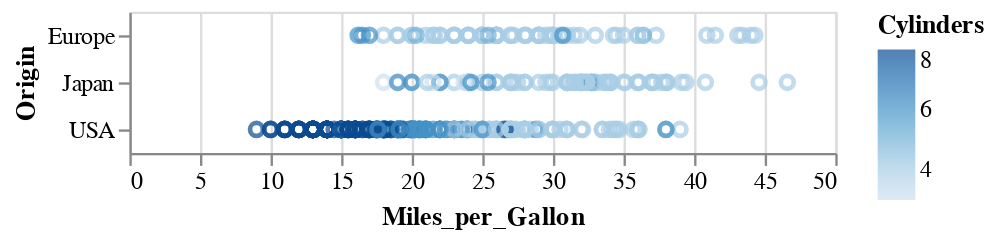

Notebook code cell kept with this figure:
### Markdown cell above
Try this with the categorical variables in the second dataset as well.

What about the $y$ axis?

### Code cell
alt.Chart(cars).mark_point().encode(
    y='Origin',
    x='Miles_per_Gallon',
    color='Cylinders',
).interactive()

### Figure 1 — Vega-Lite specification as saved in the notebook (floating-point values rounded to 4 significant figures; data arrays with more than 128 entries replaced by an {"elided": "..."} marker saying what was removed)
{"$schema": "https://vega.github.io/schema/vega-lite/v5.20.1.json", "config": {"view": {"continuousHeight": 300, "continuousWidth": 300}}, "data": {"name": "data-583e73726c1545c56c203344161a975c"}, "datasets": {"data-583e73726c1545c56c203344161a975c": {"elided": "406 records"}}, "encoding": {"color": {"field": "Cylinders", "type": "quantitative"}, "x": {"field": "Miles_per_Gallon", "type": "quantitative"}, "y": {"field": "Origin", "type": "nominal"}}, "mark": {"type": "point"}, "params": [{"bind": "scales", "name": "param_48", "select": {"encodings": ["x", "y"], "type": "interval"}}]}
